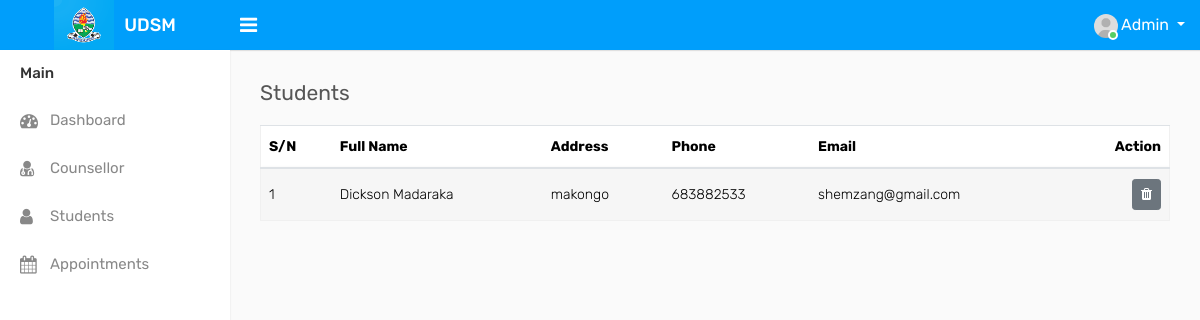
Before: /admin/students.php with the older database file.
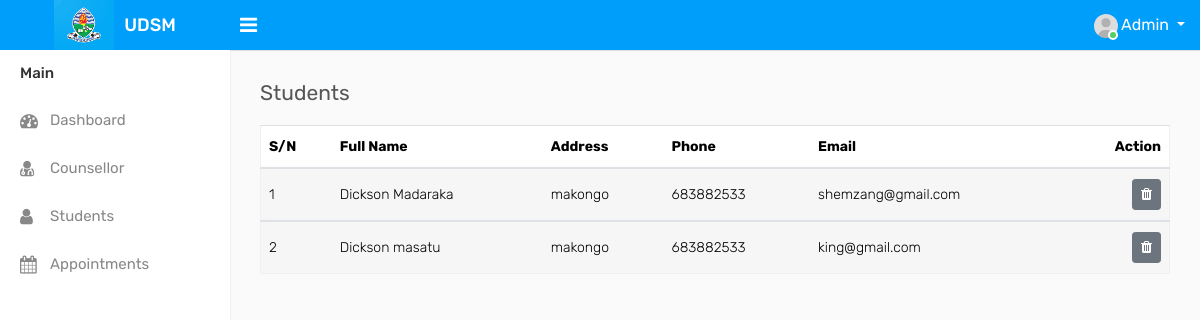
After: the same page with the newer database file.
### tables this page shows
CREATE TABLE `students` (
  `student_id` int(13) NOT NULL,
  `fname` varchar(100) NOT NULL,
  `lname` varchar(100) NOT NULL,
  `email` varchar(100) NOT NULL,
  `password` varchar(255) NOT NULL,
  `phone` int(10) NOT NULL,
  `nida` varchar(20) NOT NULL,
  `location` varchar(50) NOT NULL
);

### admin/students.php (the view, shortened to what this page needs)
<?php
 include 'includes/header.php';
 include 'includes/sidebar.php';
 $link = mysqli_connect('localhost', 'root','', 'udsm_counselling');
 $query = "SELECT students.*, concat(fname, '  ',lname) as fname  from students";
	 $result = mysqli_query($link, $query);
?>
<div class="page-wrapper">
            <div class="content">
                <div class="row">
                    <div class="col-sm-2 col-1">
                        <h4 class="page-title">Students</h4>
                    </div>
                    <div class="col-sm-5 col-6 text-right m-b-10">
                    </div>
                </div>
				<div class="row">
					<div class="col-md-12">
						<div class="table-responsive">
							<table class="table table-border table-striped custom-table datatable mb-0">
								<thead>
									<tr>
									    <th>S/N</th>
										<th>Full Name</th>
										<th>Address</th>
										<th>Phone</th>
										<th>Email</th>
										<th class="text-right">Action</th>
									</tr>
								</thead>
								<tbody>
								    <?php
                                        $i = 1;
                                        while($row=mysqli_fetch_assoc($result))
                                        {
			                        ?>
									<tr>
									    <td><?php echo $i++ ?></td>
                                        <td><?php echo $row['fname']?></td>
                                        <td><?php echo $row['location']?></td>
                                        <td><?php echo $row['phone']?></td>
                                        <td><?php echo $row['email']?></td>
										<td class="text-right">
                                                <a href="students.php?delete=<?php echo $row['student_id']; ?>" class="btn btn-secondary btn-sm"><i class="fa fa-trash" title="Delete"></i></a>
										</td>
									</tr>
								</tbody>
								<?php
				                        }
			                        ?>
							</table>
						</div>
					</div>
                </div>
            </div>
    </div>
<?php
   include 'includes/footer.php';
?>

Changed rows visible on the page:
added students: fname "Dickson masatu", location "makongo", phone "683882533", email "king@gmail.com"
